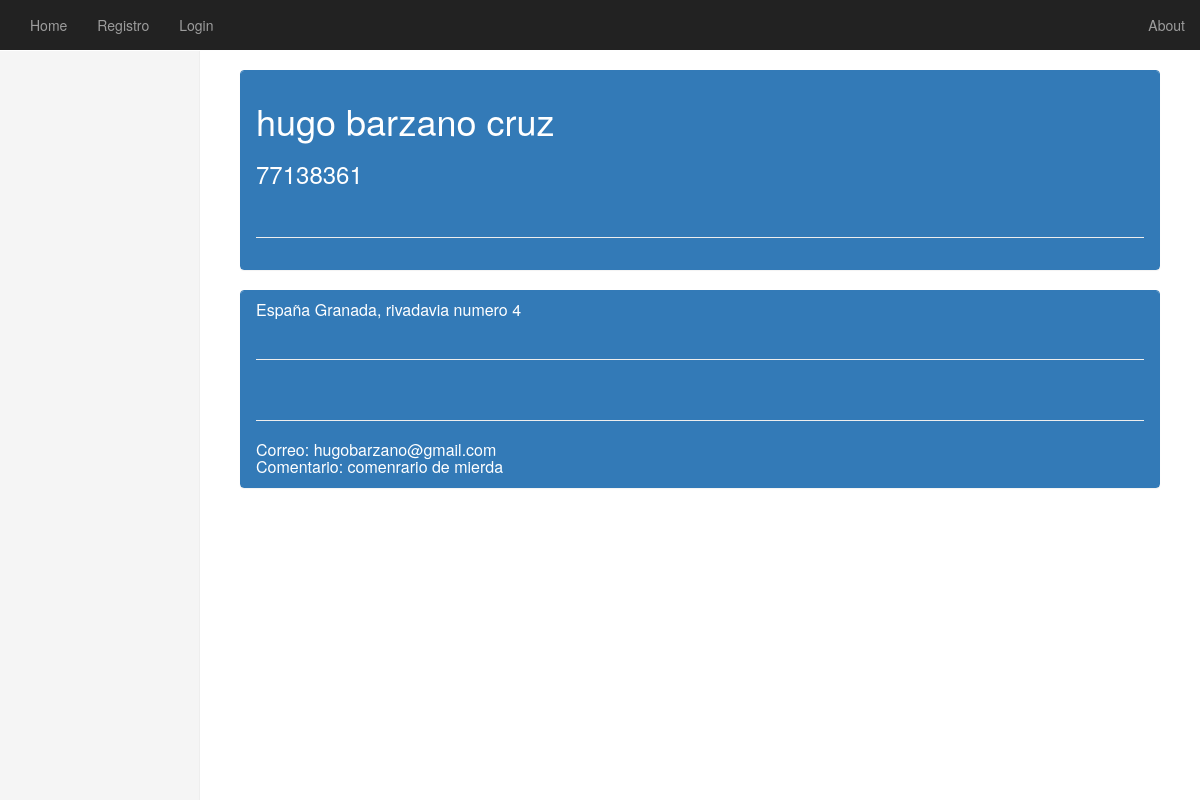
Page /recogida/77138361/ on the committed database.
### ComputerManagement/models.py (models this page shows)
class Recogida(models.Model):
	dni_donante = models.IntegerField()
	nombre_donante = models.CharField(max_length=200)
	correo_donante = models.CharField(max_length=200)
	direccion_donante = models.CharField(max_length=200)
	fecha = models.DateField()
	comentario_donante = models.CharField(max_length=200)

### ComputerManagement/views.py (the view)
# urls.py: url(r'^recogida/(?P<dni_donante>[\w\-]+)/$', views.recogida, name='recogida'),  # New!
@csrf_exempt
def recogida(request, dni_donante):
	contexto = {}
	try:
		recogida = Recogida.objects.get(dni_donante=dni_donante)
		contexto['recogida'] = recogida
	except Recogida.DoesNotExist:
		pass
	return render(request,'computermanagement/recogida.html', contexto)

### ComputerManagement/templates/computermanagement/recogida.html (shortened to what this page needs)
{% extends "computermanagement/base.html" %}
        {% block body_block %}
    <div class="panel panel-primary">
      <div class="panel-heading">
        {% if recogida %}
          <h1> {{ recogida.nombre_donante }} </h1>
          <h3> {{ recogida.dni_donante }} </h3>
            <br>
            <hr>
          </div>
        </div>
          <div class="panel panel-primary">
          <div class="panel-heading">
            <h3 class="panel-title"> {{ recogida.direccion_donante }} </h3>
            <br>
            <hr>
            {% load easy_maps_tags %}
            {% load easy_maps_tags cache %}
            <br>
            <hr>
            <h3 class="panel-title"> Correo: {{ recogida.correo_donante }} </h3>
            <h4 class="panel-title"> Comentario: {{ recogida.comentario_donante }} </h4>
          </div>
        </div>
          {% else %}
            <strong>No hay solicitud de recogida</strong>
          {% endif %}
        {% endblock %}

### static/css/dashboard.css (style rules this page uses)
body { padding-top: 50px; }

### rows in the picture
Recogida: nombre_donante "hugo barzano cruz", dni_donante "77138361", direccion_donante "España Granada, rivadavia numero 4", correo_donante "hugobarzano@gmail.com", comentario_donante "comenrario de mierda"
